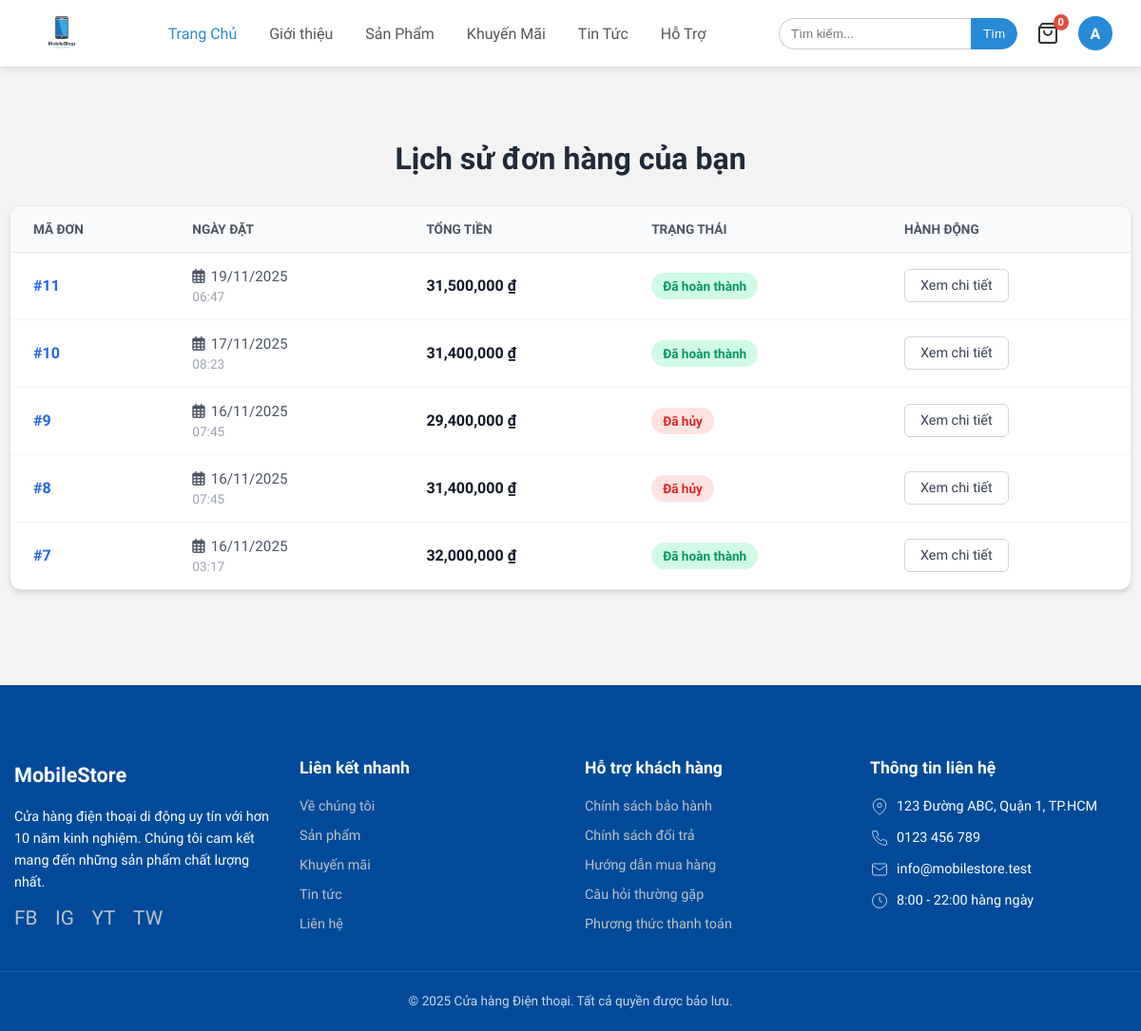
The app's page /public/user/orders (signed in), older data.
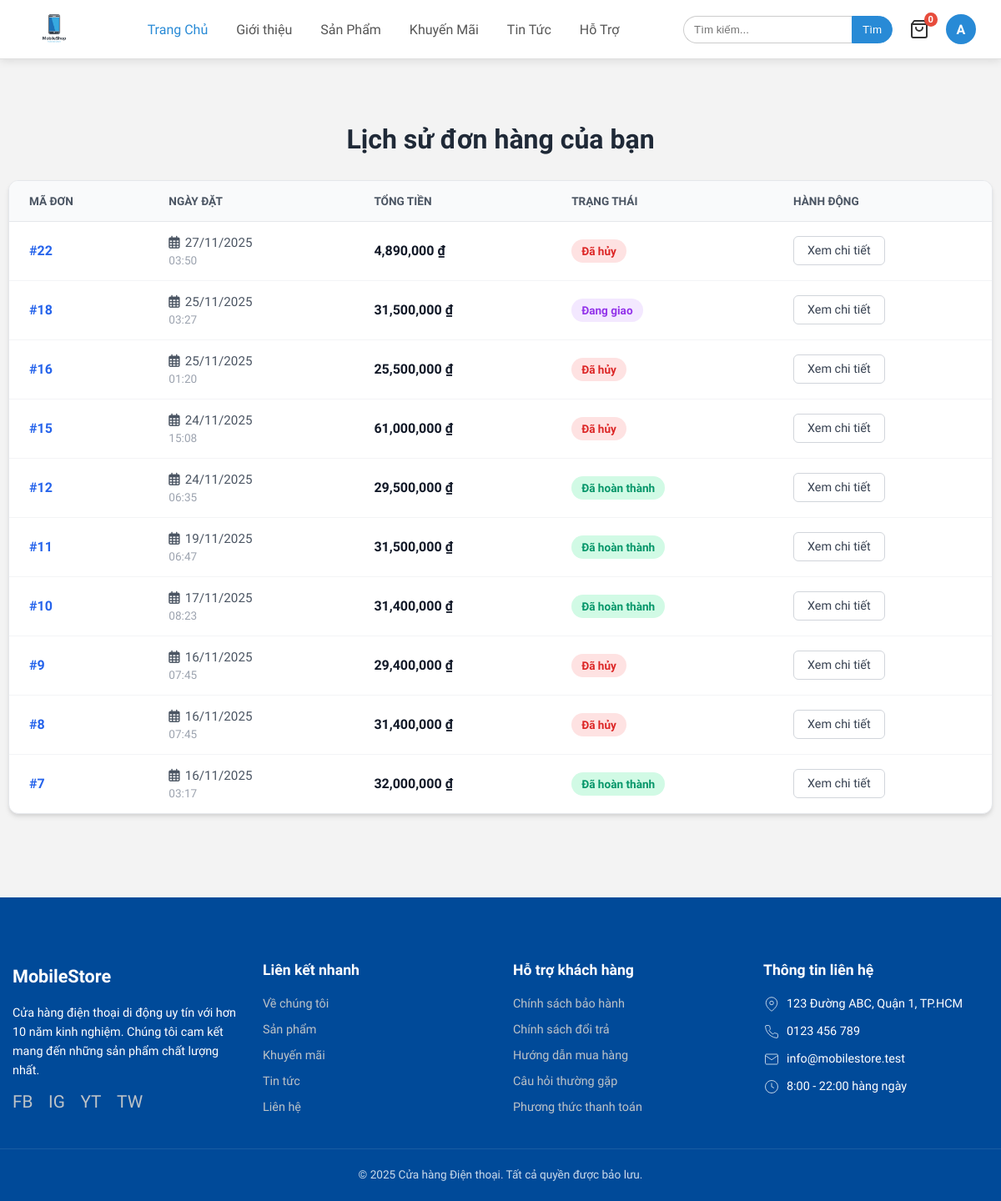
The same page, newer data.
### tables this page shows
CREATE TABLE `orders` (
  `id` int(11) NOT NULL,
  `user_id` int(11) NOT NULL,
  `full_name` varchar(100) NOT NULL,
  `email` varchar(100) NOT NULL,
  `phone` varchar(20) NOT NULL,
  `address` text NOT NULL,
  `total_amount` decimal(10,0) NOT NULL,
  `voucher_code` varchar(50) DEFAULT NULL,
  `voucher_discount` decimal(10,0) DEFAULT 0,
  `payment_method` varchar(50) DEFAULT NULL,
  `shipping_method` varchar(50) DEFAULT NULL,
  `status` tinyint(1) DEFAULT 0,
  `order_date` timestamp NOT NULL DEFAULT current_timestamp()
);

### app/Controllers/UserController.php (called while the page is built, shortened)
<?php
class UserController extends Controller
{
    private $orderModel;
    public function __construct()
    {
        $this->orderModel = $this->model('OrderModel');
    }
    public function orders()
    {
        $orders = $this->orderModel->getOrdersByUserId($_SESSION['user_id']);
        $data = [
            'title' => 'Lịch sử đơn hàng của bạn',
            'orders' => $orders
        ];
        $this->view('user_orders', $data);
    }
}

### app/core/App.php (called while the page is built, shortened)
<?php
class App
{
    protected $method = 'index';
    public function __construct()
    {
        $url = $this->parseUrl();
        if (isset($url[0])) {
            if (file_exists('../app/Controllers/' . ucfirst($url[0]) . 'Controller.php')) {
                unset($url[0]);
            } else {
                require_once '../app/Controllers/ErrorsController.php';
                $this->controller = 'ErrorsController';
            }
        }
        $this->controller = new $this->controller;
        if (isset($url[1])) {
            if (method_exists($this->controller, $url[1])) {
                $this->method = $url[1];
                unset($url[1]);
            }
        }
        $this->params = $url ? array_values($url) : [];
        call_user_func_array([$this->controller, $this->method], $this->params);
    }
    public function parseUrl()
    {
        if (isset($_GET['url'])) {
            $url = rtrim($_GET['url'], '/');
            $url = filter_var($url, FILTER_SANITIZE_URL);
            $url = explode('/', $url);
            return $url;
        }
        return [];
    }
}

### public/index.php (called while the page is built, shortened)
<?php
$app = new App();

### app/core/Database.php (called while the page is built, shortened)
<?php
class Database
{
    private $host = DB_HOST;
    private $user = DB_USER;
    private $pass = DB_PASS;
    private $dbname = DB_NAME;
    public $dbh;
    private $stmt;
    public function __construct()
    {
        $dsn = 'mysql:host=' . $this->host . ';dbname=' . $this->dbname;
        $options = [
            PDO::ATTR_PERSISTENT => true,
            PDO::ATTR_ERRMODE => PDO::ERRMODE_EXCEPTION,
            PDO::ATTR_DEFAULT_FETCH_MODE => PDO::FETCH_ASSOC,
            PDO::MYSQL_ATTR_INIT_COMMAND => 'SET NAMES utf8'
        ];
        try {
            $this->dbh = new PDO($dsn, $this->user, $this->pass, $options);
        } catch (PDOException $e) {
            $this->error = $e->getMessage();
            echo $this->error;
        }
    }
    public function query($sql)
    {
        $this->stmt = $this->dbh->prepare($sql);
    }
    public function bind($param, $value, $type = null)
    {
        if (is_null($type)) {
            switch (true) {
                case is_int($value):
                    $type = PDO::PARAM_INT;
                    break;
            }
        }
        $this->stmt->bindValue($param, $value, $type);
    }
    public function execute()
    {
        return $this->stmt->execute();
    }
    public function resultSet()
    {
        $this->execute();
        return $this->stmt->fetchAll();
    }
}

### app/Models/OrderModel.php (called while the page is built, shortened)
<?php
class OrderModel
{
    private $db;
    public function __construct()
    {
        $this->db = new Database;
    }
    public function getOrdersByUserId($user_id)
    {
        $this->db->query('SELECT * FROM orders WHERE user_id = :user_id ORDER BY order_date DESC');
        $this->db->bind(':user_id', $user_id);
        return $this->db->resultSet();
    }
}

### app/Views/user_orders.php (the view, shortened to what the changed rows need)
<div class="container orders-page-container">
    <h2 class="page-title"><?php echo $data['title']; ?></h2>
    <div class="orders-card">
        <?php if (empty($data['orders'])) : ?>
            <div class="empty-state">
                <div class="empty-icon"><i class="fas fa-box-open"></i></div>
                <p>Bạn chưa có đơn hàng nào.</p>
                <a href="<?php echo URLROOT; ?>/product/all" class="btn-shop-now">Mua sắm ngay</a>
            </div>
        <?php else : ?>
            <div class="table-responsive">
                <table class="orders-table">
                    <thead>
                        <tr>
                            <th>Mã Đơn</th>
                            <th>Ngày Đặt</th>
                            <th>Tổng Tiền</th>
                            <th>Trạng thái</th>
                            <th>Hành động</th>
                        </tr>
                    </thead>
                    <tbody>
                        <?php foreach ($data['orders'] as $order) : ?>
                            <tr>
                                <td>
                                    <span class="order-id">#<?php echo $order['id']; ?></span>
                                </td>
                                <td>
                                    <div class="order-date">
                                        <i class="far fa-calendar-alt"></i>
                                        <?php echo date('d/m/Y', strtotime($order['order_date'])); ?>
                                    </div>
                                    <div class="order-time"><?php echo date('H:i', strtotime($order['order_date'])); ?></div>
                                </td>
                                <td>
                                    <span class="order-total"><?php echo number_format($order['total_amount']); ?> ₫</span>
                                </td>
                                <td>
                                    <?php
                                    $statusClass = '';
                                    $statusText = '';
                                    switch ($order['status']) {
                                        case 2:
                                            $statusText = 'Đang giao';
                                            $statusClass = 'status-shipping';
                                            break;
                                        case 3:
                                            $statusText = 'Đã hoàn thành';
                                            $statusClass = 'status-completed';
                                            break;
                                        case 4:
                                            $statusText = 'Đã hủy';
                                            $statusClass = 'status-cancelled';
                                            break;
                                    }
                                    ?>
                                    <span class="status-badge <?php echo $statusClass; ?>">
                                        <?php echo $statusText; ?>
                                    </span>
                                </td>
                                <td>
                                    <a href="<?php echo URLROOT; ?>/user/orderdetail/<?php echo $order['id']; ?>" class="btn-view-detail">
                                        Xem chi tiết
                                    </a>
                                </td>
                            </tr>
                        <?php endforeach; ?>
                    </tbody>
                </table>
            </div>
        <?php endif; ?>
    </div>
</div>

Row changes from the older to the newer data that the page shows:
added orders: id "22", order_date "27/11/2025", order_date "03:50", total_amount "4,890,000", status "Đã hủy"
added orders: id "18", order_date "25/11/2025", order_date "03:27", total_amount "31,500,000", status "Đang giao"
added orders: id "16", order_date "25/11/2025", order_date "01:20", total_amount "25,500,000", status "Đã hủy"
added orders: id "15", order_date "24/11/2025", order_date "15:08", total_amount "61,000,000", status "Đã hủy"
added orders: id "12", order_date "24/11/2025", order_date "06:35", total_amount "29,500,000", status "Đã hoàn thành"
